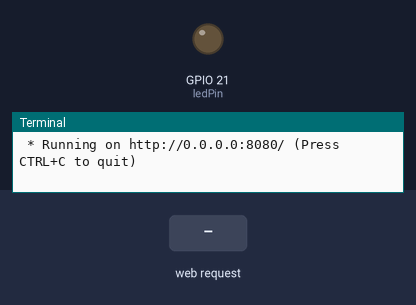
Bench run of a program on a simulated Raspberry Pi (BCM pin numbers). On the bench: output pins drawn as LEDs (lit = HIGH), the last lines printed to the terminal. Inputs (shaded band) come from the test bench. The clock reads 2024-03-15 10:24:30 at power-on unless the program sets it.

Above: at 1.2 s.
1.3 s: HTTP request for /data received with the fields led=on
At 1.7 s:
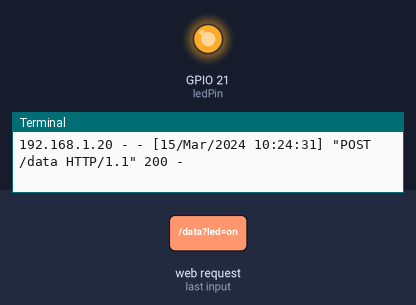
2.8 s: HTTP request for /data received with the fields led=off
At 4.1 s:
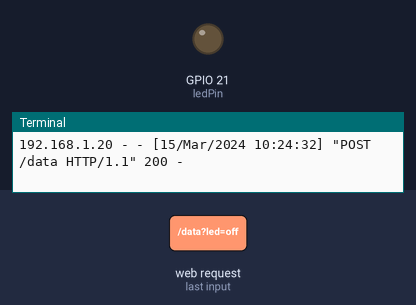
Timing chart, 0 to 5.8 s (numbered marks = the images above; inputs shaded):
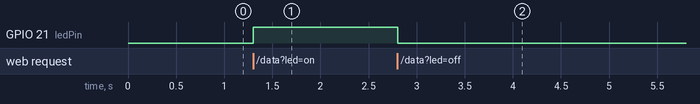

Measured:
- after the input at 1.3 s, GPIO 21 (ledPin): LOW → HIGH at once
- after the input at 2.8 s, GPIO 21 (ledPin): HIGH → LOW at once

The program:

appLedTestButton.py
```python
from flask import Flask, request, render_template
import RPi.GPIO as GPIO

app = Flask(__name__)

ledPin = 21
GPIO.setmode(GPIO.BCM)
GPIO.setup(ledPin, GPIO.OUT)

@app.route('/')
def home():
	return render_template("index.html")

@app.route('/data', methods = ['POST'])
def data():
	data = request.form['led']
	if data == 'on':
		GPIO.output(ledPin, True)
		return home()
	elif data == 'off':
		GPIO.output(ledPin, False)
		return home()
	elif data == 'clean':
		GPIO.output(ledPin, False)
		GPIO.cleanup()
		return home()
	elif data == 'restart':
		GPIO.setmode(GPIO.BCM)
		GPIO.setup(ledPin, GPIO.OUT)
		return home()

if __name__ == "__main__":
	app.run(host = "0.0.0.0", port = "8080")
```
